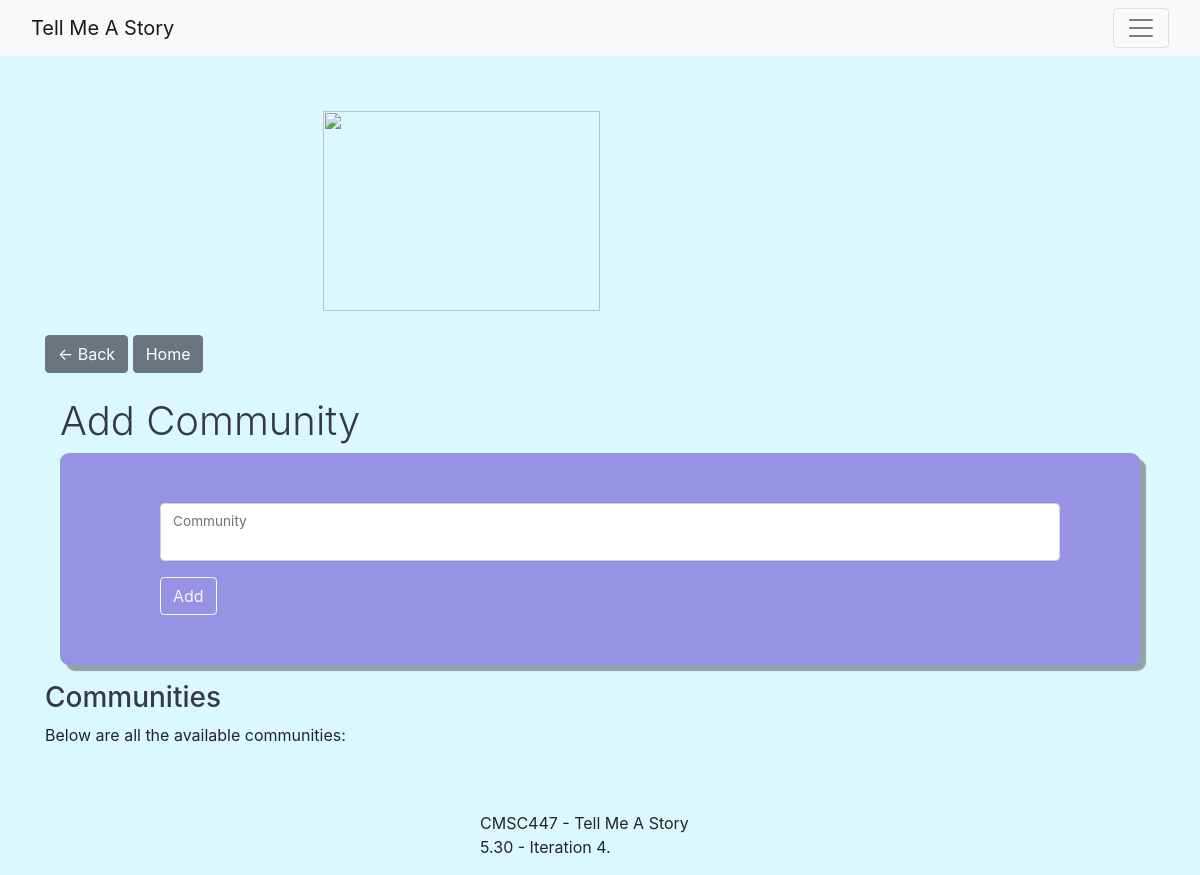
Page /manageCommunities/ (signed in) on the earlier database version.
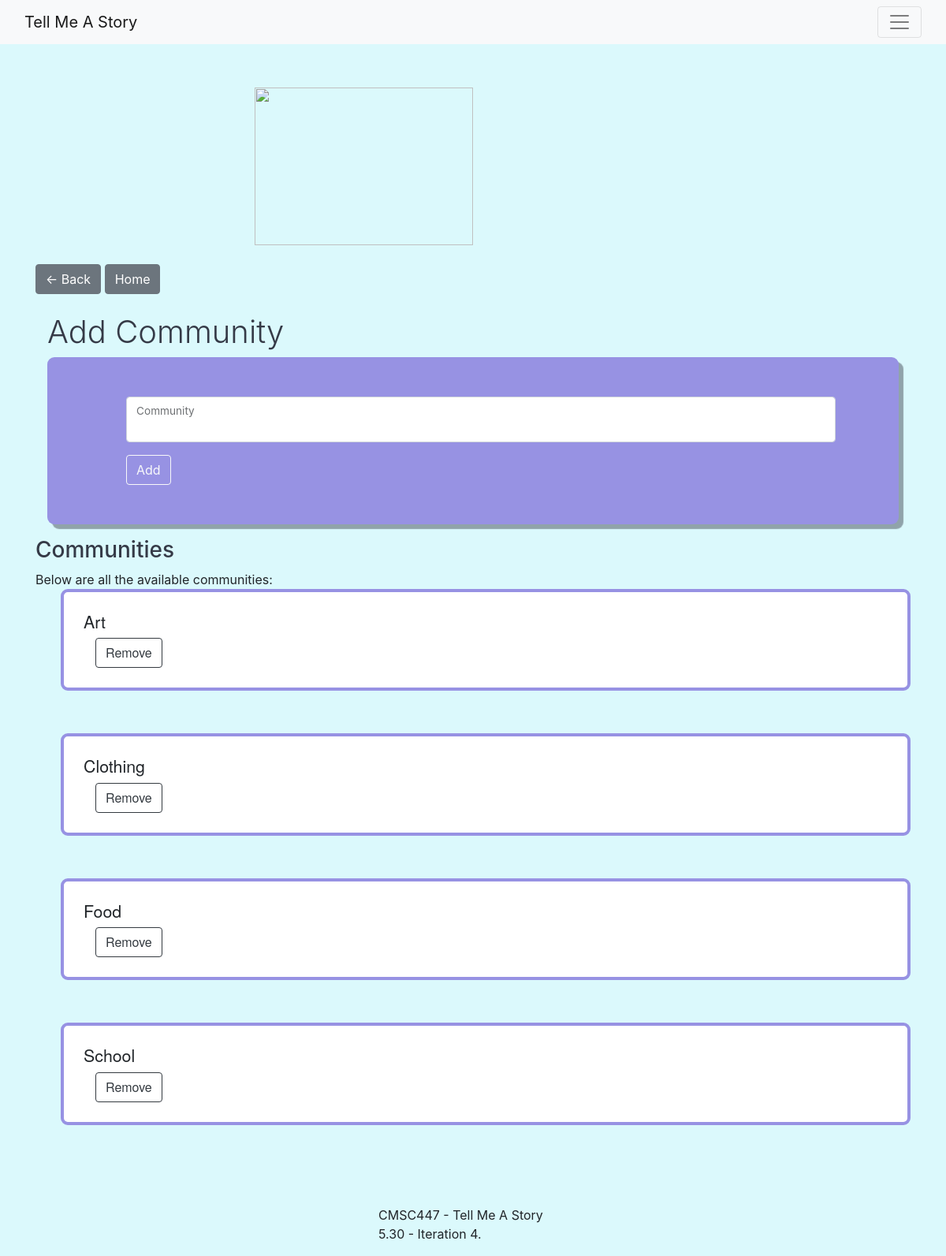
Same page on the later database version.
### tmasTest/models.py (models this page shows, shortened)
class communities(models.Model):
    comm = models.TextField()
    class Meta:
        ordering = ['comm']

### tmasTest/views.py (the view)
# urls.py: path('manageCommunities/', views.manageCommunities, name='manageCommunities'),
def manageCommunities(request):
    comms = communities.objects.filter()
    context = {
        'comms': comms,
    }
    return render(request, "admin/manageCommunities.html", context=context)

### tmasTest/templates/admin/manageCommunities.html (shortened to what this page needs)
{% extends 'base.html' %}
{% block content %}
    {% if user.is_superuser %}
    <a href="{% url 'adminPage' %}">
        <button class="btn btn-secondary"> &larr; Back</button>
    </a>
    {% endif %}
    <a href="{% url 'index' %}">
        <button class="btn btn-secondary">Home</button>
    </a>
    <br />
    <br />
    {% if user.is_superuser %}
<div class="container-fluid">
	<div>
		<h3 style="color: rgba(53, 58, 71);" class="display-6">Add Community</h3>
	</div>
	<div class="formCss">
    <form action="{% url 'addCommunity' %}" method="post" class = "row g-3">
        <div class="col-md-12">
			<div class="form-floating">
				<input type="text" class="form-control" id="floatingInputGrid" name="comm">
				<label for="floatingInputGrid">Community</label>
			</div>
		</div>
        <div class="col-md-2">
			<button type="Submit" class="btn btn-outline-light">Add</button> <br/>
		</div>
    </form>
	</div>
</div>
    <p>
        <h3 style="color: #353a47;">Communities</h3>
        Below are all the available communities:
        <ol>
            {% for comm in comms %}
            <form action="{% url 'deleteCommunity' comm=comm.comm %}" method="post">
            <div class="listStory">
                <li style="list-style-type: none;">
                    <div class="h5" style="font-size: 16pt; width: 250px">{{ comm.comm }}</div>
                    <div class="col-md-2">
                        <button type="Submit" formaction="{% url 'deleteCommunity' comm=comm.comm %}"
                                class="btn btn-outline-dark">Remove</button>
        			</div>
                </li>
            </div>
            </form>
            {% endfor %}
        </ol>
    </p>
    <br />
    {% else %}
    You don't have access to this page.
    {% endif %}
{% endblock %}

Differences in the rows shown:
added communities: comm "Art"
added communities: comm "Clothing"
added communities: comm "Food"
added communities: comm "School"
